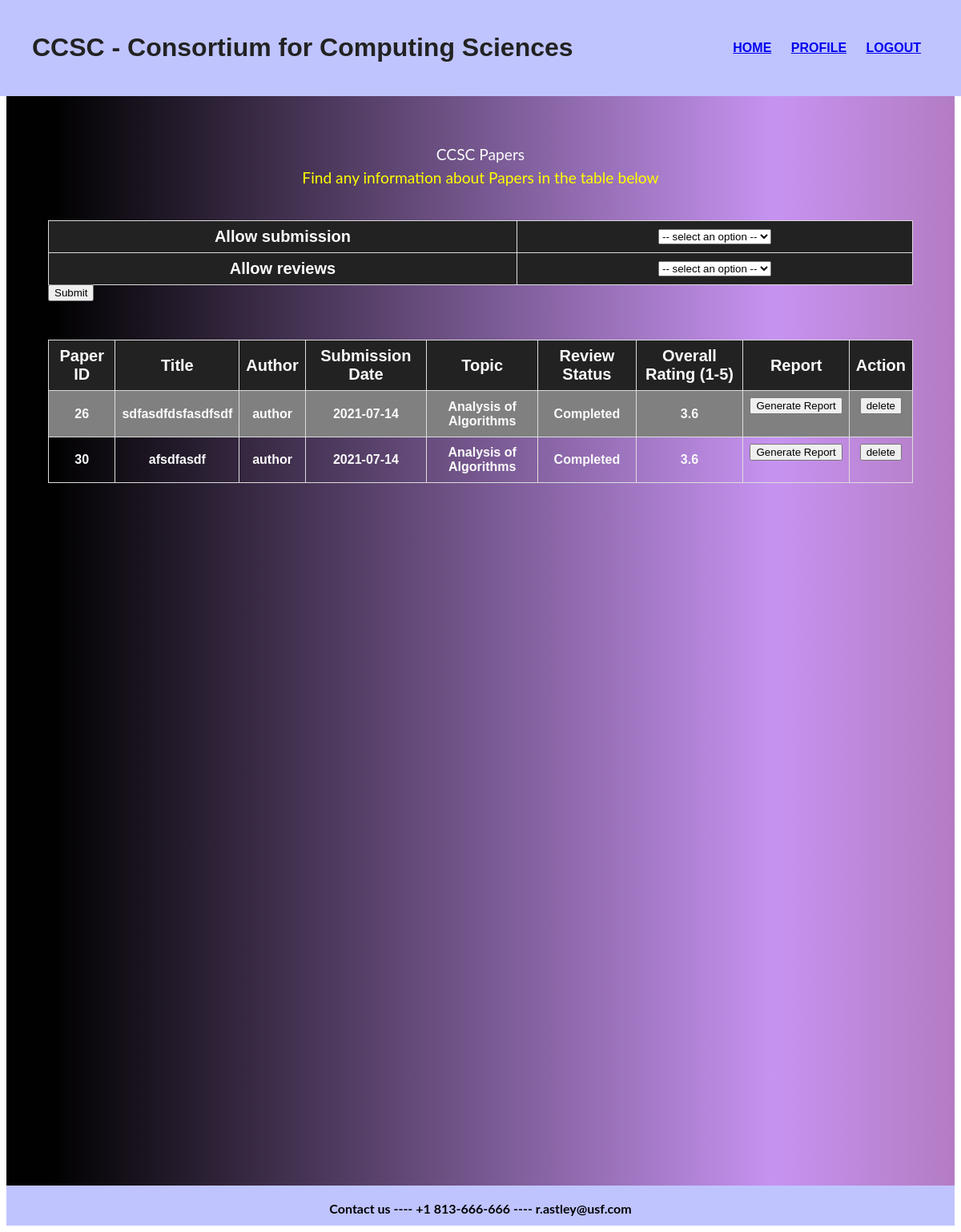
Page /generate_report.php on the earlier database version.
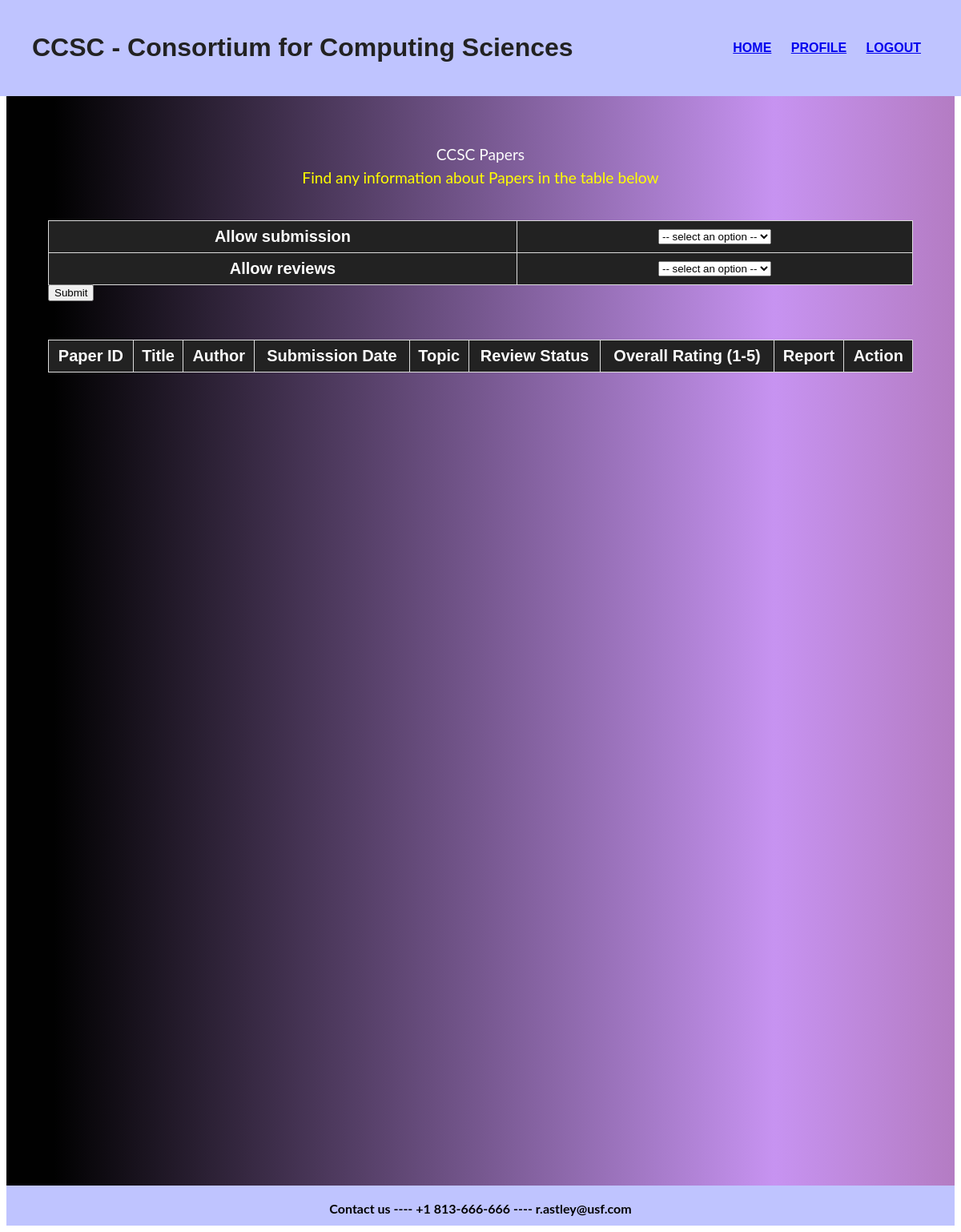
Same page on the later database version.
### tables this page shows
CREATE TABLE `paper` (
  `paperid` int(255) NOT NULL,
  `authorid` varchar(255) NOT NULL,
  `title` varchar(255) DEFAULT NULL,
  `filename` varchar(255) NOT NULL,
  `Comments` varchar(255) DEFAULT NULL,
  `date` date NOT NULL DEFAULT current_timestamp(),
  `topic` varchar(255) NOT NULL,
  `status` varchar(255) NOT NULL DEFAULT 'N'
);

CREATE TABLE `author` (
  `author_id` int(11) NOT NULL,
  `username` varchar(255) NOT NULL,
  `active` varchar(255) NOT NULL DEFAULT 'Y',
  `first_name` varchar(255) NOT NULL,
  `middle_name` varchar(255) NOT NULL,
  `last_name` varchar(255) DEFAULT NULL,
  `Affiliation` varchar(255) DEFAULT NULL,
  `University` varchar(255) DEFAULT NULL,
  `Department` varchar(255) DEFAULT NULL,
  `Address` varchar(255) DEFAULT NULL,
  `City` varchar(255) DEFAULT NULL,
  `State` varchar(255) DEFAULT NULL,
  `Zip_Code` varchar(255) DEFAULT NULL,
  `Phone_Number` varchar(255) DEFAULT NULL,
  `Email_Address` varchar(255) DEFAULT NULL
);

CREATE TABLE `review` (
  `reviewId` int(255) NOT NULL,
  `paperId` int(255) NOT NULL,
  `reviewerid` int(255) NOT NULL,
  `complete` varchar(255) DEFAULT NULL,
  `overallRating` varchar(255) DEFAULT NULL,
  `or_comments` varchar(255) DEFAULT NULL,
  `content_comments` varchar(255) DEFAULT NULL,
  `Appropriateness_of_Topic` int(255) NOT NULL,
  `Timeliness_of_Topic` int(255) NOT NULL,
  `Supportive_Evidence` int(255) NOT NULL,
  `Technical_Quality` int(255) NOT NULL,
  `Scope_of_Coverage` int(255) NOT NULL,
  `Citation_of_Previous_Work` int(255) NOT NULL,
  `Originality` int(255) NOT NULL,
  `Organization_of_Paper` int(255) NOT NULL,
  `Clarity_of_Main_Message` int(255) NOT NULL,
  `Mechanics` int(255) NOT NULL,
  `Suitability_for_Presentation` int(255) NOT NULL,
  `Potential_Interest_in_Topic` int(255) NOT NULL,
  `wdcomment` varchar(255) DEFAULT NULL,
  `opcomment` varchar(255) DEFAULT NULL
);

### generate_report.php (the view, shortened to what this page needs)
<?php
   include('config.php');
?>
<div class="container">
  <head>
  </head>
   <header>
    <h1>CCSC - Consortium for Computing Sciences</h1>
    <nav>
      <ul>
               <li><a href="Homepage.php">Home</a></li>
  <?php
 $role=$_SESSION['role'] ;
   if(!strcasecmp($role,"admin") == 0) {
	   echo "<li><a href=Profile.php> Profile </a></li>";
 }
 ?>
        <li><a href="logout.php">Logout</a></li>
      </ul>
    </nav>
  </header>
  <main>
    <p style="text-align:center">
      CCSC Papers
      <br>
      <p2>Find any information about Papers in the table below</p2>
    </p>
    <br>
<form name = "sr" method = "POST" action = "dead.php">
  <table>
    <tr>
      <th>Allow submission</th>
      <th><select name="sub_action">
        <option value='none'> -- select an option -- </option>
      </select>
    <tr>
        <tr>
      <th>Allow reviews</th>
      <th><select name="rev_action">
        <option value='none'> -- select an option -- </option>
      </select>
  </table>
      <input type="submit" name="action_btn" value="Submit"></th>
  <br><br>
</form>
  <table>
    <tr>
      <th>Paper ID</th>
      <th>Title</th>
      <th>Author</th>
      <th>Submission Date</th>
      <th>Topic</th>
      <th>Review Status</th>
      <th>Overall Rating (1-5)</th>
      <th>Report</th>
      <th>Action</th>
    </tr>
<?php
    $sql_Paper="select * from Paper";
    $result = mysqli_query($db,$sql_Paper);
    while($row = mysqli_fetch_assoc($result)) {
          $ppId=mysqli_real_escape_string($db,  $row['paperid']);
          $auth_id=mysqli_real_escape_string($db,  $row['authorid']);
        $sql_review="select * from review where paperId='$ppId' LIMIT 1";
      $result2 = mysqli_query($db,$sql_review);
      $row2 = mysqli_fetch_array($result2,MYSQLI_ASSOC);
      $sql_author_name="select * from author where author_id='$auth_id'";
          $result_author_name = mysqli_query($db,$sql_author_name);
      $row_author_name = mysqli_fetch_array($result_author_name,MYSQLI_ASSOC);
    echo '<tr><td>'.$ppId.'</td>';
    echo '<td>'.$row['title'].'</td>';
    echo '<td>'.$row_author_name['username'].'</td>';
    echo '<td>'.$row['date'].'</td>';
    echo '<td>'.$row['topic'].'</td>';
      if(strcasecmp($row['status'],"Y") == 0) {
      $sts="Completed";
      }else{
        $sts="Pending";
      }
    echo '<td>'.$sts.'</td>';
    echo '<td>'.number_format($row2['overallRating'],1).'</td>';
    echo '<td><form name="rep_gen" action="report.php" method="POST" >
    <input type="hidden" name="h_ppid" value='.$ppId.'>
    <input type="submit" name="gen_report" value="Generate Report"></form></td>';
    echo '<td><form name="paper_action"  action="admin_action.php" method="POST">
      <input type="hidden" name="h_ppid" value='.$ppId.'>
      <input type="submit" name="s_action" value="delete">
      </form></td>  </tr>';
    }
	?>
  </table>
  </main>
   <div class="footer">
    <footer><b><br>Contact us ---- +1 813-666-666 ---- r.astley@usf.com</footer>
  </div>
</div>

### generate_report.php (style rules this page uses)
.container { background: linear-gradient(90deg, rgba(1,1,1,1) 5%, rgba(199,147,241,1) 81%, rgba(180,124,195,1) 100%); }
header { padding: 20px 40px; display: flex; justify-content: space-between; align-items: center; background: #bfc4ff; box-sizing: border-box; position: fixed; width: 100%; top: 0; left: 0; font-family: Poppins, sans-serif; color: #222; }
h1 { font-size: 2rem; }
li { display: inline-block; margin: 0 10px; font-size: 1rem; font-weight: 700; text-transform: uppercase; }
main { min-height: 1200px; max-width: 90vw; margin: 120px auto; padding-top: 40px; }
p { font-size: 1.2rem; line-height: 1.5; color: #fbfbfb; }
p2 { font-size: 1.2rem; line-height: 1.5; color: yellow; }
form { font-size: 1.2rem; line-height: 1.5; color: #fbfbfb; }
table { font-family: arial, sans-serif; border-collapse: collapse; width: 100%; }
td, th { color: #fbfbfb; font-weight: bold; border: 1px solid #dddddd; text-align: center; padding: 8px; }
th { font-size: 20px; background-color: #222; }
tr:nth-child(even) { background-color: #808080; }
footer { left: 0; bottom: 0; height: 50px; width: 100%; background-color: #bfc4ff; color: #000000; text-align: center; }

Differences in the rows shown:
removed paper: paperid "26", title "sdfasdfdsfasdfsdf", authorid.username "author", date "2021-07-14", topic "Analysis of Algorithms", status "Completed", review.overallRating "3.6"
removed paper: paperid "30", title "afsdfasdf", authorid.username "author", date "2021-07-14", topic "Analysis of Algorithms", status "Completed", review.overallRating "3.6"
